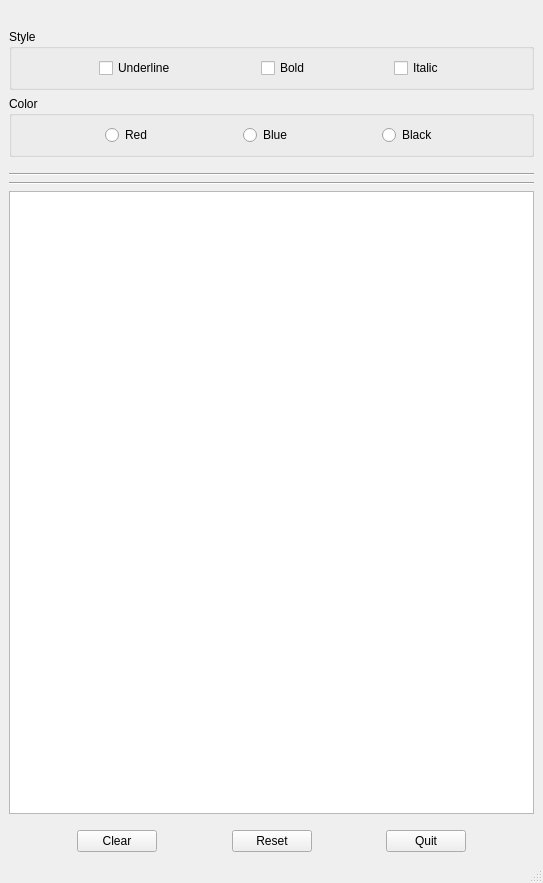
<?xml version="1.0" encoding="UTF-8"?>
<ui version="4.0">
 <class>MyWindow</class>
 <widget class="QMainWindow" name="MyWindow">
  <property name="geometry">
   <rect>
    <x>0</x>
    <y>0</y>
    <width>543</width>
    <height>883</height>
   </rect>
  </property>
  <property name="windowTitle">
   <string>MainWindow</string>
  </property>
  <property name="styleSheet">
   <string notr="true"/>
  </property>
  <widget class="QWidget" name="centralwidget">
   <layout class="QVBoxLayout" name="verticalLayout">
    <item>
     <widget class="QLabel" name="img_label">
      <property name="lineWidth">
       <number>0</number>
      </property>
      <property name="text">
       <string/>
      </property>
      <property name="pixmap">
       <pixmap resource="mywindow.qrc">:/img/res/en.png</pixmap>
      </property>
      <property name="scaledContents">
       <bool>false</bool>
      </property>
      <property name="alignment">
       <set>Qt::AlignmentFlag::AlignCenter</set>
      </property>
     </widget>
    </item>
    <item>
     <widget class="QGroupBox" name="groupBox_Style">
      <property name="title">
       <string>Style</string>
      </property>
      <layout class="QHBoxLayout" name="horizontalLayout">
       <item>
        <spacer name="horizontalSpacer_5">
         <property name="orientation">
          <enum>Qt::Orientation::Horizontal</enum>
         </property>
         <property name="sizeHint" stdset="0">
          <size>
           <width>40</width>
           <height>20</height>
          </size>
         </property>
        </spacer>
       </item>
       <item>
        <widget class="QCheckBox" name="checkBox_Underline">
         <property name="text">
          <string>Underline</string>
         </property>
        </widget>
       </item>
       <item>
        <spacer name="horizontalSpacer_7">
         <property name="orientation">
          <enum>Qt::Orientation::Horizontal</enum>
         </property>
         <property name="sizeHint" stdset="0">
          <size>
           <width>40</width>
           <height>20</height>
          </size>
         </property>
        </spacer>
       </item>
       <item>
        <widget class="QCheckBox" name="checkBox_Bold">
         <property name="text">
          <string>Bold</string>
         </property>
        </widget>
       </item>
       <item>
        <spacer name="horizontalSpacer_8">
         <property name="orientation">
          <enum>Qt::Orientation::Horizontal</enum>
         </property>
         <property name="sizeHint" stdset="0">
          <size>
           <width>40</width>
           <height>20</height>
          </size>
         </property>
        </spacer>
       </item>
       <item>
        <widget class="QCheckBox" name="checkBox_Italic">
         <property name="text">
          <string>Italic</string>
         </property>
        </widget>
       </item>
       <item>
        <spacer name="horizontalSpacer_6">
         <property name="orientation">
          <enum>Qt::Orientation::Horizontal</enum>
         </property>
         <property name="sizeHint" stdset="0">
          <size>
           <width>40</width>
           <height>20</height>
          </size>
         </property>
        </spacer>
       </item>
      </layout>
     </widget>
    </item>
    <item>
     <widget class="QGroupBox" name="groupBox_Color">
      <property name="title">
       <string>Color</string>
      </property>
      <layout class="QHBoxLayout" name="horizontalLayout_2">
       <item>
        <spacer name="horizontalSpacer_9">
         <property name="orientation">
          <enum>Qt::Orientation::Horizontal</enum>
         </property>
         <property name="sizeHint" stdset="0">
          <size>
           <width>40</width>
           <height>20</height>
          </size>
         </property>
        </spacer>
       </item>
       <item>
        <widget class="QRadioButton" name="radioButton_Red">
         <property name="text">
          <string>Red</string>
         </property>
        </widget>
       </item>
       <item>
        <spacer name="horizontalSpacer_11">
         <property name="orientation">
          <enum>Qt::Orientation::Horizontal</enum>
         </property>
         <property name="sizeHint" stdset="0">
          <size>
           <width>40</width>
           <height>20</height>
          </size>
         </property>
        </spacer>
       </item>
       <item>
        <widget class="QRadioButton" name="radioButton_Blue">
         <property name="text">
          <string>Blue</string>
         </property>
        </widget>
       </item>
       <item>
        <spacer name="horizontalSpacer_12">
         <property name="orientation">
          <enum>Qt::Orientation::Horizontal</enum>
         </property>
         <property name="sizeHint" stdset="0">
          <size>
           <width>40</width>
           <height>20</height>
          </size>
         </property>
        </spacer>
       </item>
       <item>
        <widget class="QRadioButton" name="radioButton_Black">
         <property name="text">
          <string>Black</string>
         </property>
        </widget>
       </item>
       <item>
        <spacer name="horizontalSpacer_10">
         <property name="orientation">
          <enum>Qt::Orientation::Horizontal</enum>
         </property>
         <property name="sizeHint" stdset="0">
          <size>
           <width>40</width>
           <height>20</height>
          </size>
         </property>
        </spacer>
       </item>
      </layout>
     </widget>
    </item>
    <item>
     <spacer name="verticalSpacer">
      <property name="orientation">
       <enum>Qt::Orientation::Vertical</enum>
      </property>
      <property name="sizeType">
       <enum>QSizePolicy::Policy::Preferred</enum>
      </property>
      <property name="sizeHint" stdset="0">
       <size>
        <width>20</width>
        <height>10</height>
       </size>
      </property>
     </spacer>
    </item>
    <item>
     <widget class="Line" name="line">
      <property name="orientation">
       <enum>Qt::Orientation::Horizontal</enum>
      </property>
     </widget>
    </item>
    <item>
     <widget class="Line" name="line_2">
      <property name="orientation">
       <enum>Qt::Orientation::Horizontal</enum>
      </property>
     </widget>
    </item>
    <item>
     <widget class="QPlainTextEdit" name="plainTextEdit">
      <property name="autoFillBackground">
       <bool>false</bool>
      </property>
      <property name="styleSheet">
       <string notr="true"/>
      </property>
      <property name="plainText">
       <string/>
      </property>
      <property name="backgroundVisible">
       <bool>false</bool>
      </property>
     </widget>
    </item>
    <item>
     <spacer name="verticalSpacer_2">
      <property name="orientation">
       <enum>Qt::Orientation::Vertical</enum>
      </property>
      <property name="sizeType">
       <enum>QSizePolicy::Policy::Preferred</enum>
      </property>
      <property name="sizeHint" stdset="0">
       <size>
        <width>20</width>
        <height>10</height>
       </size>
      </property>
     </spacer>
    </item>
    <item>
     <layout class="QHBoxLayout" name="horizontalLayout_3">
      <item>
       <spacer name="horizontalSpacer">
        <property name="orientation">
         <enum>Qt::Orientation::Horizontal</enum>
        </property>
        <property name="sizeHint" stdset="0">
         <size>
          <width>40</width>
          <height>20</height>
         </size>
        </property>
       </spacer>
      </item>
      <item>
       <widget class="QPushButton" name="pushButton_Clear">
        <property name="text">
         <string>Clear</string>
        </property>
       </widget>
      </item>
      <item>
       <spacer name="horizontalSpacer_4">
        <property name="orientation">
         <enum>Qt::Orientation::Horizontal</enum>
        </property>
        <property name="sizeHint" stdset="0">
         <size>
          <width>40</width>
          <height>20</height>
         </size>
        </property>
       </spacer>
      </item>
      <item>
       <widget class="QPushButton" name="pushButton_Reset">
        <property name="text">
         <string>Reset</string>
        </property>
       </widget>
      </item>
      <item>
       <spacer name="horizontalSpacer_3">
        <property name="orientation">
         <enum>Qt::Orientation::Horizontal</enum>
        </property>
        <property name="sizeHint" stdset="0">
         <size>
          <width>40</width>
          <height>20</height>
         </size>
        </property>
       </spacer>
      </item>
      <item>
       <widget class="QPushButton" name="pushButton_Quit">
        <property name="toolTip">
         <string>&lt;html&gt;&lt;head/&gt;&lt;body&gt;&lt;p&gt;关闭程序&lt;/p&gt;&lt;/body&gt;&lt;/html&gt;</string>
        </property>
        <property name="text">
         <string>Quit</string>
        </property>
       </widget>
      </item>
      <item>
       <spacer name="horizontalSpacer_2">
        <property name="orientation">
         <enum>Qt::Orientation::Horizontal</enum>
        </property>
        <property name="sizeHint" stdset="0">
         <size>
          <width>40</width>
          <height>20</height>
         </size>
        </property>
       </spacer>
      </item>
     </layout>
    </item>
   </layout>
  </widget>
  <widget class="QMenuBar" name="menubar">
   <property name="geometry">
    <rect>
     <x>0</x>
     <y>0</y>
     <width>543</width>
     <height>22</height>
    </rect>
   </property>
  </widget>
  <widget class="QStatusBar" name="statusbar"/>
 </widget>
 <resources>
  <include location="mywindow.qrc"/>
 </resources>
 <connections>
  <connection>
   <sender>pushButton_Quit</sender>
   <signal>clicked()</signal>
   <receiver>MyWindow</receiver>
   <slot>close()</slot>
   <hints>
    <hint type="sourcelabel">
     <x>359</x>
     <y>474</y>
    </hint>
    <hint type="destinationlabel">
     <x>228</x>
     <y>258</y>
    </hint>
   </hints>
  </connection>
 </connections>
</ui>
